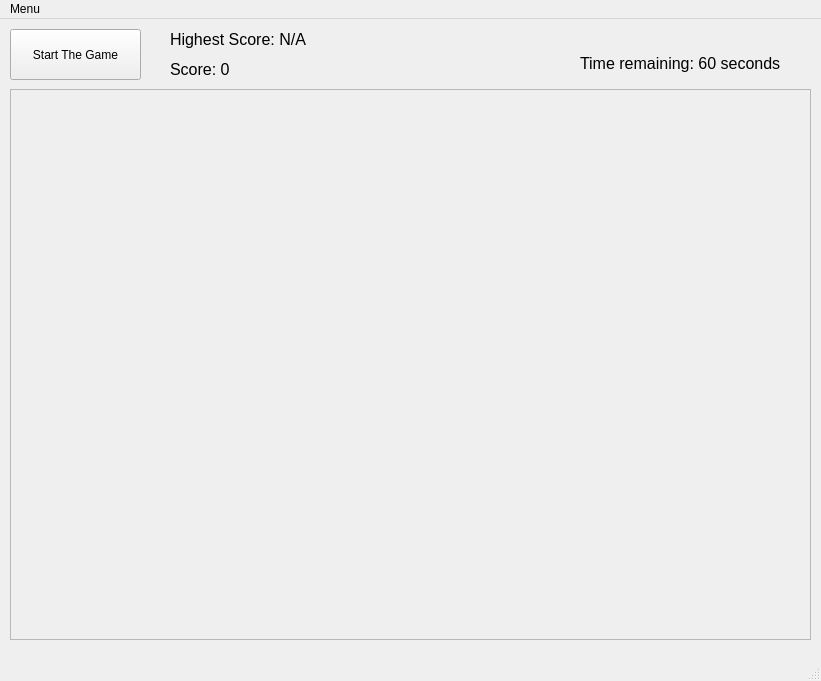
<?xml version="1.0" encoding="UTF-8"?>
<ui version="4.0">
 <class>gameUI</class>
 <widget class="QMainWindow" name="gameUI">
  <property name="geometry">
   <rect>
    <x>0</x>
    <y>0</y>
    <width>821</width>
    <height>681</height>
   </rect>
  </property>
  <property name="windowTitle">
   <string>MainWindow</string>
  </property>
  <widget class="QWidget" name="centralwidget">
   <widget class="QScrollArea" name="gameArea">
    <property name="geometry">
     <rect>
      <x>10</x>
      <y>70</y>
      <width>801</width>
      <height>551</height>
     </rect>
    </property>
    <property name="widgetResizable">
     <bool>true</bool>
    </property>
    <widget class="QWidget" name="scrollAreaWidgetContents">
     <property name="geometry">
      <rect>
       <x>0</x>
       <y>0</y>
       <width>799</width>
       <height>549</height>
      </rect>
     </property>
    </widget>
   </widget>
   <widget class="QLabel" name="scoreLabel">
    <property name="geometry">
     <rect>
      <x>170</x>
      <y>40</y>
      <width>71</width>
      <height>20</height>
     </rect>
    </property>
    <property name="font">
     <font>
      <pointsize>12</pointsize>
     </font>
    </property>
    <property name="text">
     <string>Score: 0</string>
    </property>
   </widget>
   <widget class="QLabel" name="timeLabel">
    <property name="geometry">
     <rect>
      <x>580</x>
      <y>29</y>
      <width>231</width>
      <height>31</height>
     </rect>
    </property>
    <property name="font">
     <font>
      <pointsize>12</pointsize>
     </font>
    </property>
    <property name="text">
     <string>Time remaining: 60 seconds</string>
    </property>
   </widget>
   <widget class="QPushButton" name="startButton">
    <property name="geometry">
     <rect>
      <x>10</x>
      <y>10</y>
      <width>131</width>
      <height>51</height>
     </rect>
    </property>
    <property name="text">
     <string>Start The Game</string>
    </property>
   </widget>
   <widget class="QLabel" name="highestScoreLabel">
    <property name="geometry">
     <rect>
      <x>170</x>
      <y>10</y>
      <width>161</width>
      <height>21</height>
     </rect>
    </property>
    <property name="font">
     <font>
      <pointsize>12</pointsize>
     </font>
    </property>
    <property name="text">
     <string>Highest Score: N/A</string>
    </property>
   </widget>
  </widget>
  <widget class="QMenuBar" name="menubar">
   <property name="geometry">
    <rect>
     <x>0</x>
     <y>0</y>
     <width>821</width>
     <height>20</height>
    </rect>
   </property>
   <widget class="QMenu" name="menuMenu">
    <property name="title">
     <string>Menu</string>
    </property>
    <addaction name="actionInstructions"/>
   </widget>
   <addaction name="menuMenu"/>
  </widget>
  <widget class="QStatusBar" name="statusbar"/>
  <action name="actionInstructions">
   <property name="text">
    <string>Instructions</string>
   </property>
  </action>
 </widget>
 <resources/>
 <connections/>
</ui>
